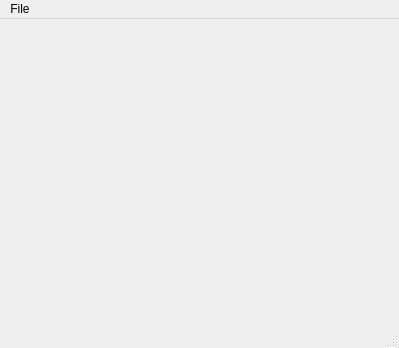
<?xml version="1.0" encoding="UTF-8"?>
<ui version="4.0">
 <class>pgtst</class>
 <widget class="QMainWindow" name="pgtst">
  <property name="geometry">
   <rect>
    <x>0</x>
    <y>0</y>
    <width>399</width>
    <height>348</height>
   </rect>
  </property>
  <property name="windowTitle">
   <string>P(GT | ST)</string>
  </property>
  <widget class="QWidget" name="centralwidget">
   <property name="autoFillBackground">
    <bool>true</bool>
   </property>
   <layout class="QHBoxLayout" name="horizontalLayout">
    <item>
     <widget class="QLabel" name="pgtstImage">
      <property name="text">
       <string/>
      </property>
     </widget>
    </item>
   </layout>
  </widget>
  <widget class="QMenuBar" name="menubar">
   <property name="geometry">
    <rect>
     <x>0</x>
     <y>0</y>
     <width>399</width>
     <height>22</height>
    </rect>
   </property>
   <widget class="QMenu" name="menuFile">
    <property name="title">
     <string>File</string>
    </property>
    <widget class="QMenu" name="menuExport">
     <property name="title">
      <string>Export...</string>
     </property>
     <addaction name="actionPNG"/>
     <addaction name="actionPDF"/>
    </widget>
    <addaction name="menuExport"/>
   </widget>
   <addaction name="menuFile"/>
  </widget>
  <widget class="QStatusBar" name="statusbar"/>
  <action name="actionPNG">
   <property name="text">
    <string>PNG</string>
   </property>
  </action>
  <action name="actionPDF">
   <property name="text">
    <string>PDF</string>
   </property>
  </action>
 </widget>
 <resources/>
 <connections/>
</ui>
